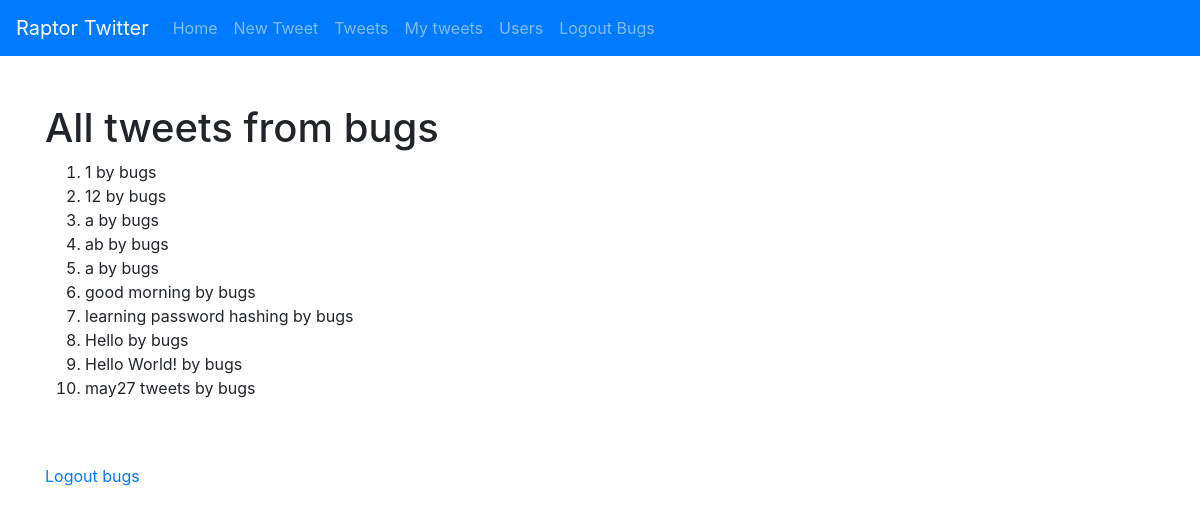
The page /tweets/bugs (signed in) on the database its author committed.
### tables this page shows
CREATE TABLE tweets (
    _id integer primary key autoincrement,
    tweet text,
    username text
);

### main.py (the view)
@app.route('/tweets/<username>')
@app.route('/tweets')
def user_tweets(username=None):
    if username:
        tweets = get_tweets_by_username(username)
    else:
        tweets = get_all_tweets()
    return render_template('tweets.html',
                           tweets=tweets,
                           current_user=session['user'],
                           username=username)

### db.py (called while the page is built)
def get_tweets_by_username(username):
    cursor.execute(
        'SELECT * FROM tweets WHERE username = :username', {'username': username})
    tweets = cursor.fetchmany(10)
    return tweets

### tweets.py (called while the page is built)
def get_tweets_by_username(username):
    return db.get_tweets_by_username(username)

### templates/tweets.html (shortened to what this page needs)
{% extends "base.html" %}
{% block content %}
{% if username %}
<h1>All tweets from {{current_user}}</h1>
{% else %}
<h1>All tweets</h1>
{% endif %}
<ol>
    {% for tweet in tweets %}
    <li>
        {{tweet[1]}} by {{tweet[2]}}
    </li>
    {% endfor %}
</ol>
<br>
<br>
<a href="/logout">Logout {{current_user}}</a>
{% endblock %}

### rows shown on the page
tweets: tweet "1", username "bugs"
tweets: tweet "12", username "bugs"
tweets: tweet "a", username "bugs"
tweets: tweet "ab", username "bugs"
tweets: tweet "a", username "bugs"
tweets: tweet "good morning", username "bugs"
tweets: tweet "learning password hashing", username "bugs"
tweets: tweet "Hello", username "bugs"
tweets: tweet "Hello World!", username "bugs"
tweets: tweet "may27 tweets", username "bugs"

### other values the page prints
{{ username|capitalize }} "Bugs"
{{ current_user }} "bugs"
